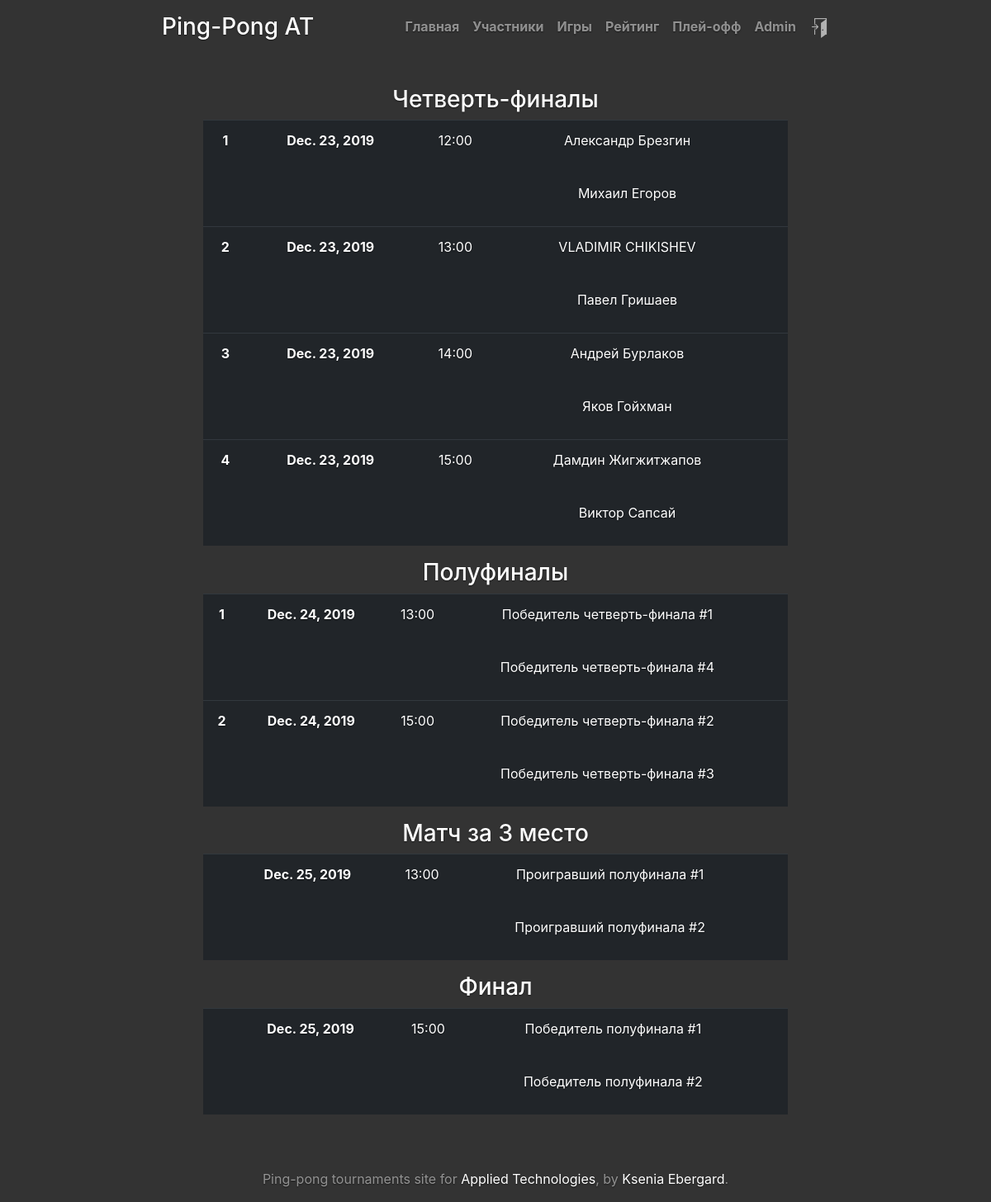
/playoff/ (signed in), run on an earlier commit of the app's database.
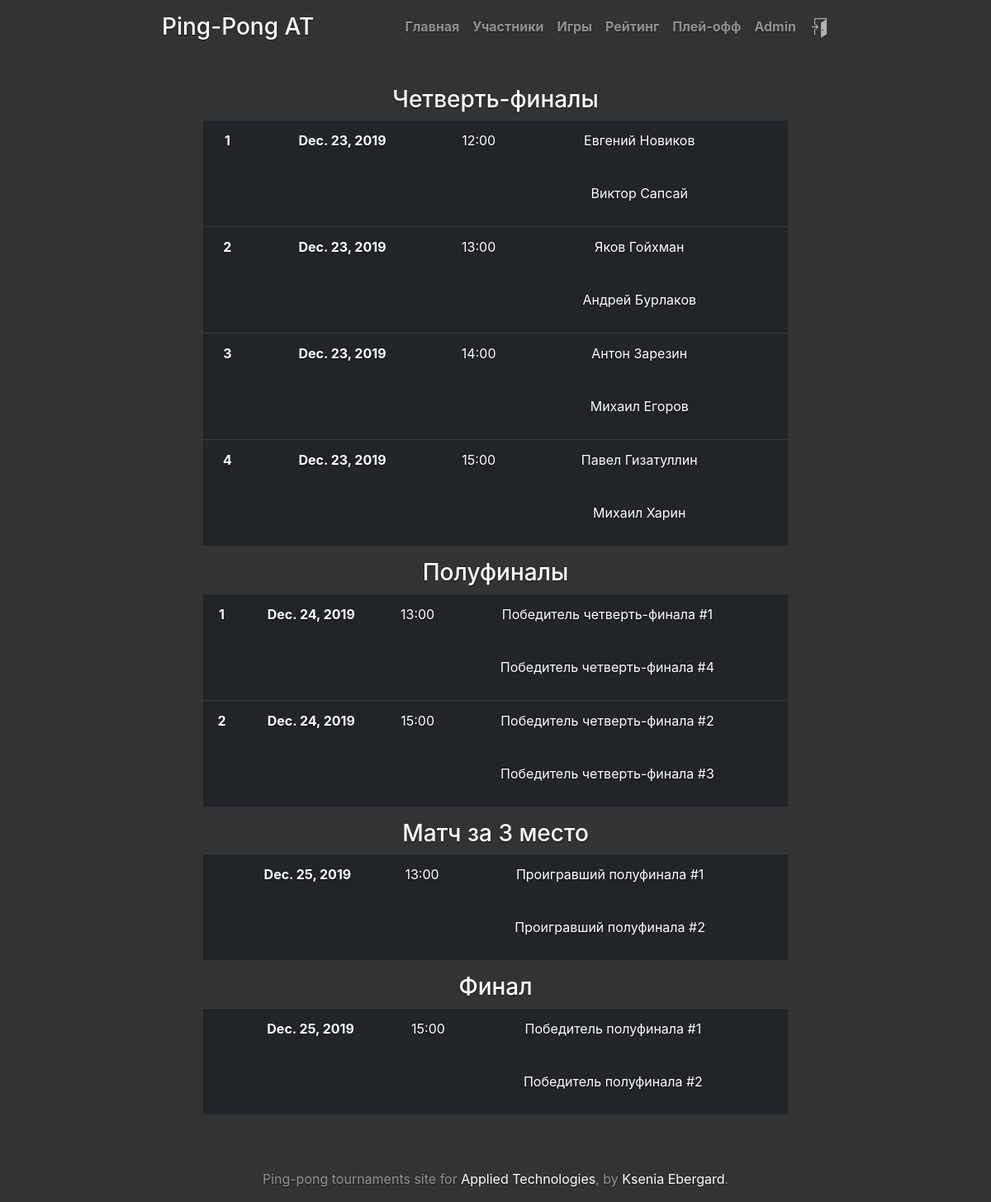
And on a later commit of the database.
### tournament/models.py (models this page shows, shortened)
class Game(models.Model):
    tournament = models.ForeignKey(Tournament, on_delete=models.CASCADE)
    game_ids = (
        (0, 'group stage'),
        (1, '1st quarter final'),
        (2, '2nd quarter final'),
        (3, '3d quarter final'),
        (4, '4th quarter final'),
        (5, '1st semifinal'),
        (6, '2nd semifinal'),
        (7, 'match for 3d place'),
        (8, 'final'),
    )
    game_id = models.SmallIntegerField('Game identifier', choices=game_ids, default=0)
    id1 = models.SmallIntegerField('participant1 drawn number')
    id2 = models.SmallIntegerField('participant2 drawn number')
    participant1 = models.ForeignKey(Participant, to_field='id', on_delete=models.CASCADE, related_name='participant1',
                                     blank=True, null=True)
    participant2 = models.ForeignKey(Participant, to_field='id', on_delete=models.CASCADE, related_name='participant2',
                                     blank=True, null=True)
    game_date = models.DateField('game date', blank=True, null=True)
    start_time = models.TimeField('game start time', blank=True, null=True)
    def save(self, first_call=True, *args, **kwargs):
        if first_call:
            if self.id1 == self.id2:
                raise ValidationError(_("Participant1 and Participant2 are the same person"), code=1)
            if self in self.tournament.game_set.all():
                raise ValidationError(_("Duplicate game : {}".format(self)), code=2)
        super(Game, self).save(*args, **kwargs)
    def get_p1(self):
        if self.participant1:
            return self.participant1
        if self.game_id == 0:
            return "Номер на жеребьёвке #{}".format(self.id1)
        elif self.game_id in (1, 2, 3, 4):
            return "{} место на групповом этапе".format(self.game_id)
        elif self.game_id == 5:
            return "Победитель четверть-финала #1"
        elif self.game_id == 6:
            return "Победитель четверть-финала #2"
        elif self.game_id == 7:
            return "Проигравший полуфинала #1"
        elif self.game_id == 8:
            return "Победитель полуфинала #1"
        else:
            return None
    def get_p2(self):
        if self.participant2:
            return self.participant2
        if self.game_id == 0:
            return "Номер на жеребьёвке #{}".format(self.id2)
        elif self.game_id in (1, 2, 3, 4):
            return "{} место на групповом этапе".format(8 - self.game_id + 1)
        elif self.game_id == 5:
            return "Победитель четверть-финала #4"
        elif self.game_id == 6:
            return "Победитель четверть-финала #3"
        elif self.game_id == 7:
            return "Проигравший полуфинала #2"
        elif self.game_id == 8:
            return "Победитель полуфинала #2"
        else:
            return None
    def get_winner(self):
        results = self.setresult_set.all()
        return None
    def get_loser(self):
        results = self.setresult_set.all()
        return None

class Participant(models.Model):
    tournament = models.ForeignKey(Tournament, to_field='id', on_delete=models.CASCADE)
    user = models.ForeignKey(User, to_field='username', on_delete=models.CASCADE)
    drawn_number = models.SmallIntegerField('drawn number', blank=True, null=True)
    initialized = models.BooleanField(default=False)
    win_sets = models.IntegerField(default=0)
    win_balls = models.IntegerField(default=0)
    games_left = models.IntegerField(default=10)
    class Meta:
        unique_together = ('tournament', 'user')
    def __str__(self):
        return "{} {}".format(self.user.first_name, self.user.last_name)
    def __eq__(self, other):
        if isinstance(other, self.__class__):
            return self.tournament == other.tournament and self.user == other.user
        return False
    def save(self, *args, **kwargs):
        super(Participant, self).save(*args, **kwargs)

### tournament/views.py (the view)
# urls.py: path('playoff/', views.playoff, name='playoff'),
def playoff(request):
    tournament = get_current_tournament()
    if tournament:
        tournament_status = tournament.get_status()
    else:
        return HttpResponse("<h2>Play-off games are not available</h2>")
    recount_rating()
    participants = list(tournament.participant_set.all())
    participants.sort(key=lambda elem: (elem.win_sets, elem.win_balls), reverse=True)
    playoffs = participants[:8]
    quarter_games = list(Game.objects.filter(Q(tournament=tournament) &
                                             (Q(game_id=1) | Q(game_id=2) |
                                              Q(game_id=3) | Q(game_id=4))))
    for g in quarter_games:
        g.participant1 = playoffs[g.id1 - 1]
        g.participant2 = playoffs[g.id2 - 1]
        g.save(first_call=False, update_fields=["participant1", "participant2"])
    semi_games = list(Game.objects.filter(Q(tournament=tournament) &
                                          (Q(game_id=5) | Q(game_id=6))))
    for g in semi_games:
        if type(g.get_p1()) is not Participant:
            p1 = list(Game.objects.filter(Q(tournament=tournament) & Q(game_id=g.id1)))[0].get_winner()
            if p1:
                g.participant1 = p1
                g.save(first_call=False, update_fields=["participant1"])
        if type(g.get_p2()) is not Participant:
            p2 = list(Game.objects.filter(Q(tournament=tournament) & Q(game_id=g.id2)))[0].get_winner()
            if p2:
                g.participant2 = p2
                g.save(first_call=False, update_fields=["participant2"])
    third_game = list(Game.objects.filter(Q(tournament=tournament) & Q(game_id=7)))
    for g in third_game:
        if type(g.get_p1()) is not Participant:
            p1 = list(Game.objects.filter(Q(tournament=tournament) & Q(game_id=5)))[0].get_loser()
            if p1:
                g.participant1 = p1
                g.save(first_call=False, update_fields=["participant1"])
        if type(g.get_p2()) is not Participant:
            p2 = list(Game.objects.filter(Q(tournament=tournament) & Q(game_id=6)))[0].get_loser()
            if p2:
                g.participant2 = p2
                g.save(first_call=False, update_fields=["participant2"])
    final_game = list(Game.objects.filter(Q(tournament=tournament) & Q(game_id=8)))
    for g in final_game:
        if type(g.get_p1()) is not Participant:
            p1 = list(Game.objects.filter(Q(tournament=tournament) & Q(game_id=5)))[0].get_winner()
            if p1:
                g.participant1 = p1
                g.save(first_call=False, update_fields=["participant1"])
        if type(g.get_p2()) is not Participant:
            p2 = list(Game.objects.filter(Q(tournament=tournament) & Q(game_id=6)))[0].get_winner()
            if p2:
                g.participant2 = p2
                g.save(first_call=False, update_fields=["participant2"])
    if tournament_status in (0, 1, 2, 3):
        return render(request, 'tournament/playoff.html', locals())
    else:
        return HttpResponse("<h2>Play-off games are not available</h2>")

### tournament/functions.py (called while the page is built)
def get_current_tournament():
    if Tournament.objects.exists():
        return Tournament.objects.latest('id')
    return None

def recount_rating():
    tournament = get_current_tournament()
    for p in tournament.participant_set.all():
        p.win_sets = 0
        p.win_balls = 0
        p.games_left = 0
        for g in Game.objects.filter((Q(participant1=p) | Q(participant2=p)) & Q(game_id=0)):
            if g.setresult_set.exists():
                for r in g.setresult_set.all():
                    if g.participant1 == p:
                        if r.result1 > r.result2:
                            p.win_sets += 1
                        p.win_balls += r.result1 - r.result2
                    else:
                        if r.result2 > r.result1:
                            p.win_sets += 1
                        p.win_balls += r.result2 - r.result1
            else:
                p.games_left += 1
        p.save(update_fields=["win_sets", "win_balls", "games_left"])

### tournament/models.py (called while the page is built)
    def number_of_participants(self):
        return self.participant_set.count()

### tournament/templates/tournament/playoff.html (shortened to what the changed rows need)
{% extends "base.html" %}
{% block content %}
{% if quarter_games %}
<table class="table table-dark">
    <tbody>
    {% for g in quarter_games %}
        <tr>
            <th scope="row">{{ forloop.counter }}</th>
            <th scope="row">{{ g.game_date }}</th>
            <td>{{ g.start_time|time:'H:i' }}</td>
            {% if g.get_p1 == g.get_winner %}
            <td class="text-success">
            {% else %}
            <td>
            {% endif %}
            {{ g.get_p1 }}</td>
            <td>
                <table style="width: 100%; height: 40px; align:justify;"><tr>
                </tr></table>
            </td>
        </tr>
        <tr>
            <th scope="row" style="border: 0px"></th>
            <th scope="row" style="border: 0px"></th>
            <td style="border: 0px"></td>
            {% if g.get_p2 == g.get_winner %}
            <td style="border: 0px" class="text-success">
            {% else %}
            <td style="border: 0px">
            {% endif %}
            {{ g.get_p2 }}</td>
            <td style="border: 0px">
                <table style="width: 100%; height: 40px; align:justify;"><tr>
                </tr></table>
            </td>
        </tr>
    {% endfor %}
    </tbody>
</table>
{% if semi_games %}
<table class="table table-dark">
    <tbody>
    {% for g in semi_games %}
        <tr>
            <th scope="row">{{ forloop.counter }}</th>
            <th scope="row">{{ g.game_date }}</th>
        </tr>
        <tr>
            <th scope="row" style="border: 0px"></th>
            <th scope="row" style="border: 0px"></th>
        </tr>
    {% endfor %}
    </tbody>
</table>
{% if third_game %}
<table class="table table-dark">
    <tbody>
    {% for g in third_game %}
        <tr>
            <th scope="row"></th>
            <th scope="row">{{ g.game_date }}</th>
        </tr>
        <tr>
            <th scope="row" style="border: 0px"></th>
            <th scope="row" style="border: 0px"></th>
        </tr>
    {% endfor %}
    </tbody>
</table>
{% endif %}
{% if final_game %}
<table class="table table-dark">
    <tbody>
    {% for g in final_game %}
        <tr>
            <th scope="row"></th>
            <th scope="row">{{ g.game_date }}</th>
        </tr>
        <tr>
            <th scope="row" style="border: 0px"></th>
            <th scope="row" style="border: 0px"></th>
        </tr>
    {% endfor %}
    </tbody>
</table>
{% endif %}
{% endif %}
{% else %}
<h3 class="cover-heading">Вскоре здесь появится расписание игр</h3>
{% endif %}
{% endblock %}

What changed in the data, as far as the page shows it:
changed Game: get_p1 "Александр Брезгин" → "Евгений Новиков"; get_p2 "Михаил Егоров" → "Виктор Сапсай"
changed Game: get_p1 "VLADIMIR CHIKISHEV" → "Яков Гойхман"; get_p2 "Павел Гришаев" → "Андрей Бурлаков"
changed Game: get_p1 "Андрей Бурлаков" → "Антон Зарезин"; get_p2 "Яков Гойхман" → "Михаил Егоров"
changed Game: get_p1 "Дамдин Жигжитжапов" → "Павел Гизатуллин"; get_p2 "Виктор Сапсай" → "Михаил Харин"
